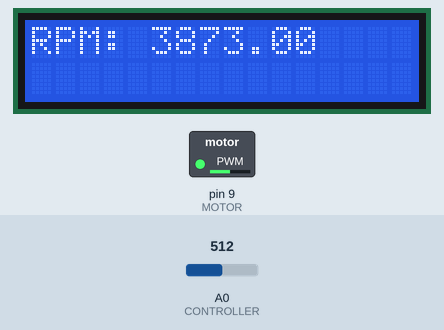
This sketch was run on a simulated Arduino Uno, built with avr-gcc and run on an emulated ATmega328P. Parts: 16×2 character LCD, switched loads named in the sketch (green lamp = pin HIGH). The inputs (shaded band) are chosen by the test bench; at power-on: A0 (CONTROLLER) = 512.

Above: at 1.2 s.
1.3 s: A0 (CONTROLLER) set to 716
At 2.5 s:
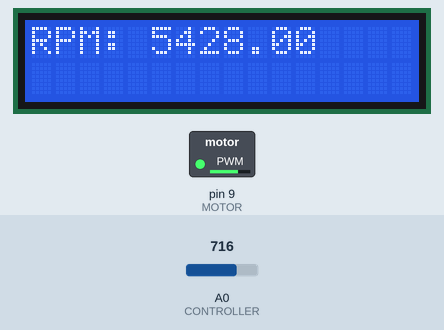
2.8 s: A0 (CONTROLLER) set to 900
At 3.8 s:
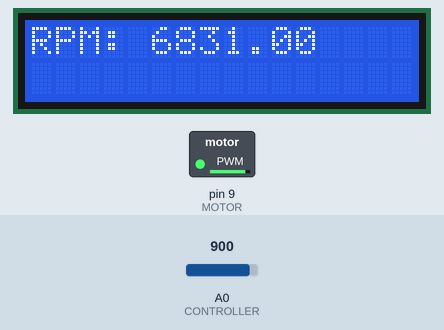
4.3 s: A0 (CONTROLLER) set to 122
At 4.9 s:
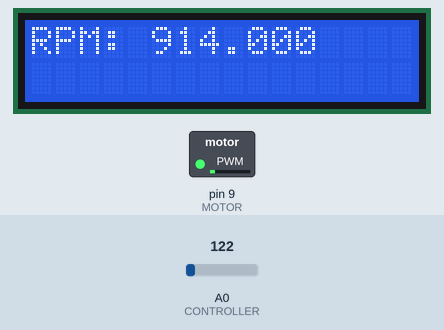
5.8 s: A0 (CONTROLLER) set to 0
At 7.0 s:
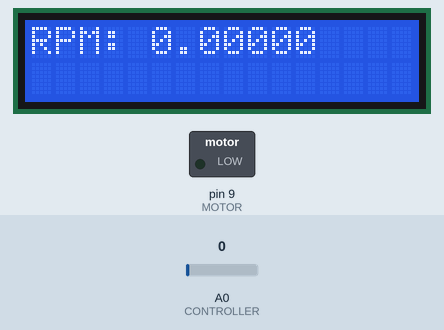
7.3 s: A0 (CONTROLLER) set to 511
At 8.4 s:
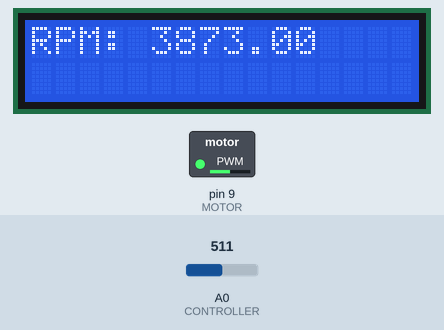
Timing chart, 0 to 9.8 s (numbered marks = the images above; inputs shaded):
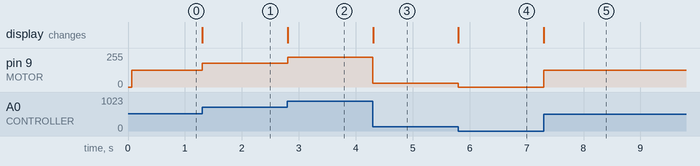

Measured:
- after the input at 1.3 s, pin 9 (MOTOR): 127/255 → 178/255 at once; the display: changes at once (image 1)
- after the input at 2.8 s, pin 9 (MOTOR): 178/255 → 224/255 at once; the display: changes at once (image 2)
- after the input at 4.3 s, pin 9 (MOTOR): 224/255 → 30/255 at once; the display: changes at once (image 3)
- after the input at 5.8 s, pin 9 (MOTOR): 30/255 → 0/255 at once; the display: changes at once (image 4)
- after the input at 7.3 s, pin 9 (MOTOR): 0/255 → 127/255 at once; the display: changes at once (image 5)

The sketch:

toc_do_motor1.ino
```cpp
#include <LiquidCrystal.h>
#include <math.h>

LiquidCrystal lcd(12, 11, 5, 4, 3, 2);

const int MOTOR = 9;
const int CONTROLLER = A0;
int input = 0;
int input2 = 0;
float rpm = 0;

void setup() {
  lcd.begin(16, 2);
  pinMode(A0, INPUT);
  Serial.begin(9600);
  pinMode(MOTOR, OUTPUT);
}

void loop() {
  input = analogRead(CONTROLLER);
  input2 = map(input,0,1023,0,255); // giá trị xung
  analogWrite(MOTOR,input2);

  rpm=map(input2,0,255.0,0,7777.0);

  lcd.setCursor(0,0);
  lcd.print("RPM:");

  lcd.setCursor(5, 0);
  lcd.print(rpm);


}
 
```
